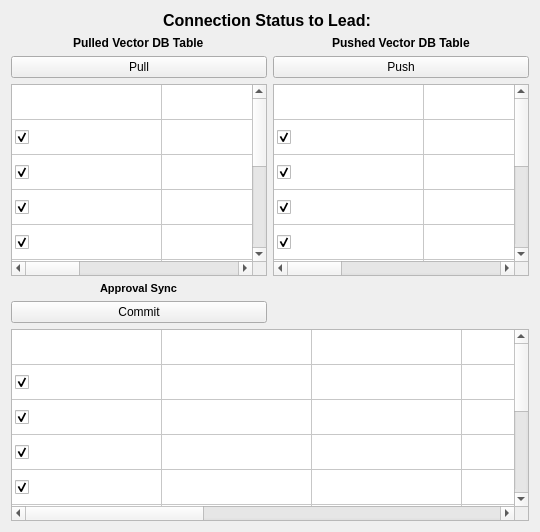
      <widget class="QWidget" name="tab_2">
       <attribute name="title">
        <string>Vector DB</string>
       </attribute>
       <layout class="QGridLayout" name="gridLayout">
        <item row="2" column="0">
         <widget class="QPushButton" name="VectoDBPullBut">
          <property name="text">
           <string>Pull</string>
          </property>
         </widget>
        </item>
        <item row="6" column="0" colspan="2">
         <widget class="QTableWidget" name="VectorDBchangesTable">
          <property name="minimumSize">
           <size>
            <width>0</width>
            <height>0</height>
           </size>
          </property>
          <property name="font">
           <font>
            <family>Times New Roman</family>
           </font>
          </property>
          <property name="mouseTracking">
           <bool>true</bool>
          </property>
          <property name="tabletTracking">
           <bool>true</bool>
          </property>
          <property name="autoFillBackground">
           <bool>false</bool>
          </property>
          <property name="inputMethodHints">
           <set>Qt::ImhNone</set>
          </property>
          <property name="verticalScrollBarPolicy">
           <enum>Qt::ScrollBarAsNeeded</enum>
          </property>
          <property name="horizontalScrollBarPolicy">
           <enum>Qt::ScrollBarAsNeeded</enum>
          </property>
          <property name="sizeAdjustPolicy">
           <enum>QAbstractScrollArea::AdjustIgnored</enum>
          </property>
          <property name="sortingEnabled">
           <bool>true</bool>
          </property>
          <property name="wordWrap">
           <bool>true</bool>
          </property>
          <attribute name="horizontalHeaderVisible">
           <bool>false</bool>
          </attribute>
          <attribute name="horizontalHeaderCascadingSectionResizes">
           <bool>true</bool>
          </attribute>
          <attribute name="horizontalHeaderDefaultSectionSize">
           <number>150</number>
          </attribute>
          <attribute name="horizontalHeaderHighlightSections">
           <bool>false</bool>
          </attribute>
          <attribute name="horizontalHeaderMinimumSectionSize">
           <number>25</number>
          </attribute>
          <attribute name="horizontalHeaderShowSortIndicator" stdset="0">
           <bool>true</bool>
          </attribute>
          <attribute name="horizontalHeaderStretchLastSection">
           <bool>true</bool>
          </attribute>
          <attribute name="verticalHeaderVisible">
           <bool>false</bool>
          </attribute>
          <attribute name="verticalHeaderDefaultSectionSize">
           <number>35</number>
          </attribute>
          <attribute name="verticalHeaderHighlightSections">
           <bool>false</bool>
          </attribute>
          <row>
           <property name="text">
            <string>New Row</string>
           </property>
          </row>
          <row>
           <property name="text">
            <string>New Row</string>
           </property>
          </row>
          <row>
           <property name="text">
            <string>New Row</string>
           </property>
          </row>
          <row>
           <property name="text">
            <string>New Row</string>
           </property>
          </row>
          <row>
           <property name="text">
            <string>New Row</string>
           </property>
          </row>
          <row>
           <property name="text">
            <string>New Row</string>
           </property>
          </row>
          <row>
           <property name="text">
            <string>New Row</string>
           </property>
          </row>
          <row>
           <property name="text">
            <string>New Row</string>
           </property>
          </row>
          <row>
           <property name="text">
            <string>New Row</string>
           </property>
          </row>
          <row>
           <property name="text">
            <string>New Row</string>
           </property>
          </row>
          <row>
           <property name="text">
            <string>New Row</string>
           </property>
          </row>
          <column>
           <property name="text">
            <string/>
           </property>
          </column>
          <column>
           <property name="text">
            <string>Source IP</string>
           </property>
          </column>
          <column>
           <property name="text">
            <string>Request Timestamp</string>
           </property>
          </column>
          <column>
           <property name="text">
            <string>New Column</string>
           </property>
          </column>
          <column>
           <property name="text">
            <string>Description</string>
           </property>
          </column>
          <column>
           <property name="text">
            <string>New Column</string>
           </property>
          </column>
          <column>
           <property name="text">
            <string>Graph</string>
           </property>
          </column>
          <column>
           <property name="text">
            <string>Sync Status</string>
           </property>
          </column>
          <item row="0" column="0">
           <property name="text">
            <string/>
           </property>
          </item>
          <item row="1" column="0">
           <property name="text">
            <string/>
           </property>
           <property name="checkState">
            <enum>Checked</enum>
           </property>
          </item>
          <item row="2" column="0">
           <property name="text">
            <string/>
           </property>
           <property name="checkState">
            <enum>Checked</enum>
           </property>
          </item>
          <item row="3" column="0">
           <property name="text">
            <string/>
           </property>
           <property name="checkState">
            <enum>Checked</enum>
           </property>
          </item>
          <item row="4" column="0">
           <property name="text">
            <string/>
           </property>
           <property name="checkState">
            <enum>Checked</enum>
           </property>
          </item>
          <item row="5" column="0">
           <property name="text">
            <string/>
           </property>
           <property name="checkState">
            <enum>Checked</enum>
           </property>
          </item>
          <item row="6" column="0">
           <property name="text">
            <string/>
           </property>
           <property name="checkState">
            <enum>Checked</enum>
           </property>
          </item>
          <item row="7" column="0">
           <property name="text">
            <string/>
           </property>
           <property name="checkState">
            <enum>Checked</enum>
           </property>
          </item>
          <item row="8" column="0">
           <property name="text">
            <string/>
           </property>
           <property name="checkState">
            <enum>Checked</enum>
           </property>
          </item>
          <item row="9" column="0">
           <property name="text">
            <string/>
           </property>
           <property name="checkState">
            <enum>Checked</enum>
           </property>
          </item>
          <item row="10" column="0">
           <property name="text">
            <string/>
           </property>
           <property name="checkState">
            <enum>Checked</enum>
           </property>
          </item>
         </widget>
        </item>
        <item row="4" column="0" alignment="Qt::AlignHCenter">
         <widget class="QLabel" name="VectorDBApprovalLabel">
          <property name="font">
           <font>
            <pointsize>8</pointsize>
            <weight>75</weight>
            <bold>true</bold>
           </font>
          </property>
          <property name="text">
           <string>Approval Sync</string>
          </property>
         </widget>
        </item>
        <item row="3" column="1">
         <widget class="QTableWidget" name="VectorDBPushTable">
          <property name="minimumSize">
           <size>
            <width>0</width>
            <height>0</height>
           </size>
          </property>
          <property name="font">
           <font>
            <family>Times New Roman</family>
           </font>
          </property>
          <property name="mouseTracking">
           <bool>true</bool>
          </property>
          <property name="tabletTracking">
           <bool>true</bool>
          </property>
          <property name="autoFillBackground">
           <bool>false</bool>
          </property>
          <property name="inputMethodHints">
           <set>Qt::ImhNone</set>
          </property>
          <property name="verticalScrollBarPolicy">
           <enum>Qt::ScrollBarAsNeeded</enum>
          </property>
          <property name="horizontalScrollBarPolicy">
           <enum>Qt::ScrollBarAsNeeded</enum>
          </property>
          <property name="sizeAdjustPolicy">
           <enum>QAbstractScrollArea::AdjustIgnored</enum>
          </property>
          <property name="sortingEnabled">
           <bool>true</bool>
          </property>
          <property name="wordWrap">
           <bool>true</bool>
          </property>
          <attribute name="horizontalHeaderVisible">
           <bool>false</bool>
          </attribute>
          <attribute name="horizontalHeaderCascadingSectionResizes">
           <bool>true</bool>
          </attribute>
          <attribute name="horizontalHeaderDefaultSectionSize">
           <number>150</number>
          </attribute>
          <attribute name="horizontalHeaderHighlightSections">
           <bool>false</bool>
          </attribute>
          <attribute name="horizontalHeaderMinimumSectionSize">
           <number>25</number>
          </attribute>
          <attribute name="horizontalHeaderShowSortIndicator" stdset="0">
           <bool>true</bool>
          </attribute>
          <attribute name="horizontalHeaderStretchLastSection">
           <bool>true</bool>
          </attribute>
          <attribute name="verticalHeaderVisible">
           <bool>false</bool>
          </attribute>
          <attribute name="verticalHeaderDefaultSectionSize">
           <number>35</number>
          </attribute>
          <attribute name="verticalHeaderHighlightSections">
           <bool>false</bool>
          </attribute>
          <row>
           <property name="text">
            <string>New Row</string>
           </property>
          </row>
          <row>
           <property name="text">
            <string>New Row</string>
           </property>
          </row>
          <row>
           <property name="text">
            <string>New Row</string>
           </property>
          </row>
          <row>
           <property name="text">
            <string>New Row</string>
           </property>
          </row>
          <row>
           <property name="text">
            <string>New Row</string>
           </property>
          </row>
          <row>
           <property name="text">
            <string>New Row</string>
           </property>
          </row>
          <row>
           <property name="text">
            <string>New Row</string>
           </property>
          </row>
          <row>
           <property name="text">
            <string>New Row</string>
           </property>
          </row>
          <row>
           <property name="text">
            <string>New Row</string>
           </property>
          </row>
          <row>
           <property name="text">
            <string>New Row</string>
           </property>
          </row>
          <row>
           <property name="text">
            <string>New Row</string>
           </property>
          </row>
          <column>
           <property name="text">
            <string/>
           </property>
          </column>
          <column>
           <property name="text">
            <string>Vector</string>
           </property>
          </column>
          <column>
           <property name="text">
            <string>Description</string>
           </property>
          </column>
          <column>
           <property name="text">
            <string>Graph</string>
           </property>
          </column>
          <item row="0" column="0">
           <property name="text">
            <string/>
           </property>
          </item>
          <item row="1" column="0">
           <property name="text">
            <string/>
           </property>
           <property name="checkState">
            <enum>Checked</enum>
           </property>
          </item>
          <item row="2" column="0">
           <property name="text">
            <string/>
           </property>
           <property name="checkState">
            <enum>Checked</enum>
           </property>
          </item>
          <item row="3" column="0">
           <property name="text">
            <string/>
           </property>
           <property name="checkState">
            <enum>Checked</enum>
           </property>
          </item>
          <item row="4" column="0">
           <property name="text">
            <string/>
           </property>
           <property name="checkState">
            <enum>Checked</enum>
           </property>
          </item>
          <item row="5" column="0">
           <property name="text">
            <string/>
           </property>
           <property name="checkState">
            <enum>Checked</enum>
           </property>
          </item>
          <item row="6" column="0">
           <property name="text">
            <string/>
           </property>
           <property name="checkState">
            <enum>Checked</enum>
           </property>
          </item>
          <item row="7" column="0">
           <property name="text">
            <string/>
           </property>
           <property name="checkState">
            <enum>Checked</enum>
           </property>
          </item>
          <item row="8" column="0">
           <property name="text">
            <string/>
           </property>
           <property name="checkState">
            <enum>Checked</enum>
           </property>
          </item>
          <item row="9" column="0">
           <property name="text">
            <string/>
           </property>
           <property name="checkState">
            <enum>Checked</enum>
           </property>
          </item>
          <item row="10" column="0">
           <property name="text">
            <string/>
           </property>
           <property name="checkState">
            <enum>Checked</enum>
           </property>
          </item>
         </widget>
        </item>
        <item row="1" column="1" alignment="Qt::AlignHCenter">
         <widget class="QLabel" name="VectorDBPushedVecLabel">
          <property name="font">
           <font>
            <weight>75</weight>
            <bold>true</bold>
           </font>
          </property>
          <property name="text">
           <string>Pushed Vector DB Table</string>
          </property>
         </widget>
        </item>
        <item row="2" column="1">
         <widget class="QPushButton" name="VectoDBPushBut">
          <property name="text">
           <string>Push</string>
          </property>
         </widget>
        </item>
        <item row="5" column="0">
         <widget class="QPushButton" name="VectorDBCommitBut">
          <property name="text">
           <string>Commit</string>
          </property>
         </widget>
        </item>
        <item row="1" column="0" alignment="Qt::AlignHCenter">
         <widget class="QLabel" name="VectorDBPulledVecLabel">
          <property name="font">
           <font>
            <weight>75</weight>
            <bold>true</bold>
           </font>
          </property>
          <property name="text">
           <string>Pulled Vector DB Table</string>
          </property>
         </widget>
        </item>
        <item row="3" column="0">
         <widget class="QTableWidget" name="VectorDBPullTable">
          <property name="minimumSize">
           <size>
            <width>0</width>
            <height>0</height>
           </size>
          </property>
          <property name="font">
           <font>
            <family>Times New Roman</family>
           </font>
          </property>
          <property name="mouseTracking">
           <bool>true</bool>
          </property>
          <property name="tabletTracking">
           <bool>true</bool>
          </property>
          <property name="autoFillBackground">
           <bool>false</bool>
          </property>
          <property name="inputMethodHints">
           <set>Qt::ImhNone</set>
          </property>
          <property name="verticalScrollBarPolicy">
           <enum>Qt::ScrollBarAsNeeded</enum>
          </property>
          <property name="horizontalScrollBarPolicy">
           <enum>Qt::ScrollBarAsNeeded</enum>
          </property>
          <property name="sizeAdjustPolicy">
           <enum>QAbstractScrollArea::AdjustIgnored</enum>
          </property>
          <property name="sortingEnabled">
           <bool>true</bool>
          </property>
          <property name="wordWrap">
           <bool>true</bool>
          </property>
          <attribute name="horizontalHeaderVisible">
           <bool>false</bool>
          </attribute>
          <attribute name="horizontalHeaderCascadingSectionResizes">
           <bool>true</bool>
          </attribute>
          <attribute name="horizontalHeaderDefaultSectionSize">
           <number>150</number>
          </attribute>
          <attribute name="horizontalHeaderHighlightSections">
           <bool>false</bool>
          </attribute>
          <attribute name="horizontalHeaderMinimumSectionSize">
           <number>25</number>
          </attribute>
          <attribute name="horizontalHeaderShowSortIndicator" stdset="0">
           <bool>true</bool>
          </attribute>
          <attribute name="horizontalHeaderStretchLastSection">
           <bool>true</bool>
          </attribute>
          <attribute name="verticalHeaderVisible">
           <bool>false</bool>
          </attribute>
          <attribute name="verticalHeaderDefaultSectionSize">
           <number>35</number>
          </attribute>
          <attribute name="verticalHeaderHighlightSections">
           <bool>false</bool>
          </attribute>
          <row>
           <property name="text">
            <string>New Row</string>
           </property>
          </row>
          <row>
           <property name="text">
            <string>New Row</string>
           </property>
          </row>
          <row>
           <property name="text">
            <string>New Row</string>
           </property>
          </row>
          <row>
           <property name="text">
            <string>New Row</string>
           </property>
          </row>
          <row>
           <property name="text">
            <string>New Row</string>
           </property>
          </row>
          <row>
           <property name="text">
            <string>New Row</string>
           </property>
          </row>
          <row>
           <property name="text">
            <string>New Row</string>
           </property>
          </row>
          <row>
           <property name="text">
            <string>New Row</string>
           </property>
          </row>
          <row>
           <property name="text">
            <string>New Row</string>
           </property>
          </row>
          <row>
           <property name="text">
            <string>New Row</string>
           </property>
          </row>
          <row>
           <property name="text">
            <string>New Row</string>
           </property>
          </row>
          <column>
           <property name="text">
            <string/>
           </property>
          </column>
          <column>
           <property name="text">
            <string>Vector</string>
           </property>
          </column>
          <column>
           <property name="text">
            <string>Description</string>
           </property>
          </column>
          <column>
           <property name="text">
            <string>Graph</string>
           </property>
          </column>
          <item row="0" column="0">
           <property name="text">
            <string/>
           </property>
          </item>
          <item row="1" column="0">
           <property name="text">
            <string/>
           </property>
           <property name="checkState">
            <enum>Checked</enum>
           </property>
          </item>
          <item row="2" column="0">
           <property name="text">
            <string/>
           </property>
           <property name="checkState">
            <enum>Checked</enum>
           </property>
          </item>
          <item row="3" column="0">
           <property name="text">
            <string/>
           </property>
           <property name="checkState">
            <enum>Checked</enum>
           </property>
          </item>
          <item row="4" column="0">
           <property name="text">
            <string/>
           </property>
           <property name="checkState">
            <enum>Checked</enum>
           </property>
          </item>
          <item row="5" column="0">
           <property name="text">
            <string/>
           </property>
           <property name="checkState">
            <enum>Checked</enum>
           </property>
          </item>
          <item row="6" column="0">
           <property name="text">
            <string/>
           </property>
           <property name="checkState">
            <enum>Checked</enum>
           </property>
          </item>
          <item row="7" column="0">
           <property name="text">
            <string/>
           </property>
           <property name="checkState">
            <enum>Checked</enum>
           </property>
          </item>
          <item row="8" column="0">
           <property name="text">
            <string/>
           </property>
           <property name="checkState">
            <enum>Checked</enum>
           </property>
          </item>
          <item row="9" column="0">
           <property name="text">
            <string/>
           </property>
           <property name="checkState">
            <enum>Checked</enum>
           </property>
          </item>
          <item row="10" column="0">
           <property name="text">
            <string/>
           </property>
           <property name="checkState">
            <enum>Checked</enum>
           </property>
          </item>
         </widget>
        </item>
        <item row="0" column="0" colspan="2" alignment="Qt::AlignHCenter">
         <widget class="QLabel" name="VectorDBConnectionLabel">
          <property name="font">
           <font>
            <pointsize>12</pointsize>
            <weight>75</weight>
            <bold>true</bold>
           </font>
          </property>
          <property name="text">
           <string>Connection Status to Lead: </string>
          </property>
         </widget>
        </item>
       </layout>
      </widget>
